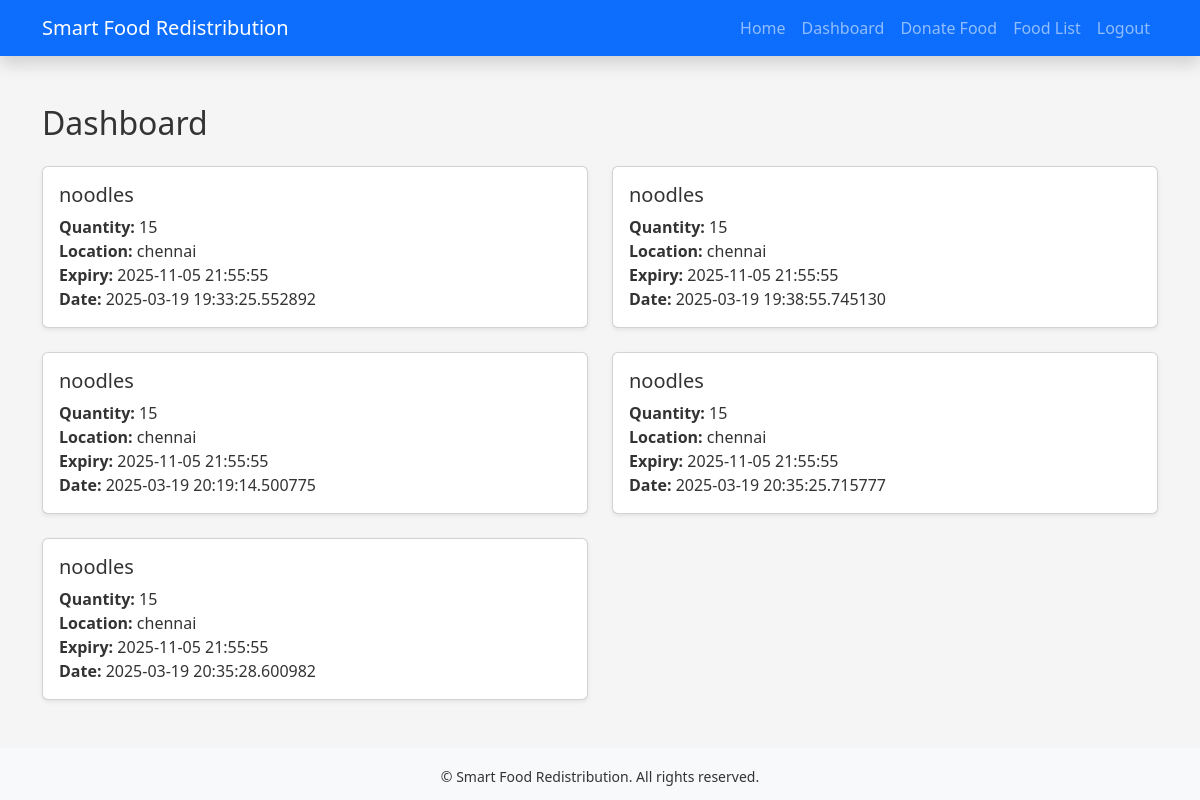
The app's page /dashboard (signed in) with its own data.
### app/models.py (models this page shows)
class Donation(db.Model):
    id = db.Column(db.Integer, primary_key=True)
    donor_id = db.Column(db.Integer, db.ForeignKey('user.id'), nullable=False)
    food_type = db.Column(db.String(100), nullable=False)
    quantity = db.Column(db.Integer, nullable=False)
    expiry_date = db.Column(db.DateTime, nullable=False)
    location = db.Column(db.String(255), nullable=False)
    latitude = db.Column(db.String(50))   # Storing as string; convert to float if needed
    longitude = db.Column(db.String(50))
    created_at = db.Column(db.DateTime, default=datetime.utcnow)

### app/routes.py (the view)
@main.route('/dashboard')
@login_required
def dashboard():
    if current_user.role == "donor":
        donations = Donation.query.filter_by(donor_id=current_user.id).all()
    else:
        donations = Donation.query.all()
    return render_template('dashboard.html', donations=donations)

### app/models.py (called while the page is built)
@login_manager.user_loader
def load_user(user_id):
    return User.query.get(int(user_id))

### app/templates/dashboard.html (shortened to what this page needs)
{% extends "base.html" %}
{% block content %}
<h2 class="mb-4">Dashboard</h2>
{% if donations %}
  <div class="row row-cols-1 row-cols-md-2 g-4">
    {% for donation in donations %}
      <div class="col">
        <div class="card h-100 shadow-sm">
          <div class="card-body">
            <h5 class="card-title">{{ donation.food_type }}</h5>
            <p class="card-text">
              <strong>Quantity:</strong> {{ donation.quantity }}<br>
              <strong>Location:</strong> {{ donation.location }}<br>
              <strong>Expiry:</strong> {{ donation.expiry_date }}<br>
              <strong>Date:</strong> {{ donation.created_at }}
            </p>
          </div>
        </div>
      </div>
    {% endfor %}
  </div>
{% else %}
  <p>No donations found.</p>
{% endif %}
{% endblock %}

### app/static/css/style.css (style rules this page uses)
body { background-color: #f5f5f5; color: #333; }

### records on screen
Donation: food_type "noodles", quantity "15", location "chennai", expiry_date "2025-11-05 21:55:55", created_at "2025-03-19 19:33:25.552892"
Donation: food_type "noodles", quantity "15", location "chennai", expiry_date "2025-11-05 21:55:55", created_at "2025-03-19 19:38:55.745130"
Donation: food_type "noodles", quantity "15", location "chennai", expiry_date "2025-11-05 21:55:55", created_at "2025-03-19 20:19:14.500775"
Donation: food_type "noodles", quantity "15", location "chennai", expiry_date "2025-11-05 21:55:55", created_at "2025-03-19 20:35:25.715777"
Donation: food_type "noodles", quantity "15", location "chennai", expiry_date "2025-11-05 21:55:55", created_at "2025-03-19 20:35:28.600982"
